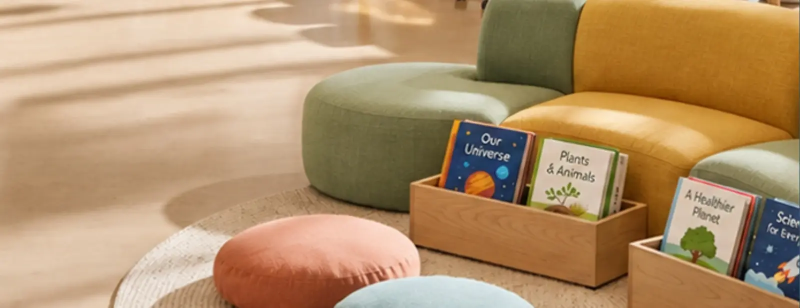
#> input picture m2/img/about.webp, 1600 x 615 px (shown at 1/2 size)
$ python -i flatten_gradients.py   (imports and definitions only)
#> lines starting #> are read from the running program, lines starting #| are printed output that depends on the picture
#> further down, picture is the input picture: PIL image 1600x615 RGB; mean R, G, B 178.3, 146.5, 108.9
# التدرجات اللونية في الحقائب (ملفات PDF وعروض PowerPoint) تصير ألوانًا مسطّحة كما في نظام التصميم الحالي:
# - أنماط التظليل في PDF: الداكنة الشعاعية (خلفيات الأغلفة) ← النيلي #1E1B4B، والخطية الملوّنة (أشرطة الرؤوس) ← البنفسجي #6D28D9،
#   والفاتحة (رؤوس البطاقات) ← #F7F6FB.
# - صور الخلفيات المتدرجة (الغلاف والفواصل والخلفية الفاتحة للعروض، وشرائط البطاقات الفاتحة): لون مسطّح واحد،
#   مع الإبقاء على الخطوط الدقيقة المرسومة فوق التدرج (دوائر الزخرفة)؛ وأمثلة الشرائح التي يشرحها المحتوى لا تُمسّ.
import sys, io, os, re, glob, zlib, base64, zipfile
import numpy as np, pikepdf
from pikepdf import PdfImage
from PIL import Image, ImageFilter

INK, PURPLE, LIGHT = (0x1E, 0x1B, 0x4B), (0x6D, 0x28, 0xD9), (0xF7, 0xF6, 0xFB)
def lum(c): return (0.2126 * c[0] + 0.7152 * c[1] + 0.0722 * c[2]) / 255

# [18 lines left out: functions stops, flat_shading, not called in this run]

def smooth(im):
    g = im.convert('L'); w = 256; h = max(3, round(256 * g.height / g.width))
#> after `g = im.convert('L')`:
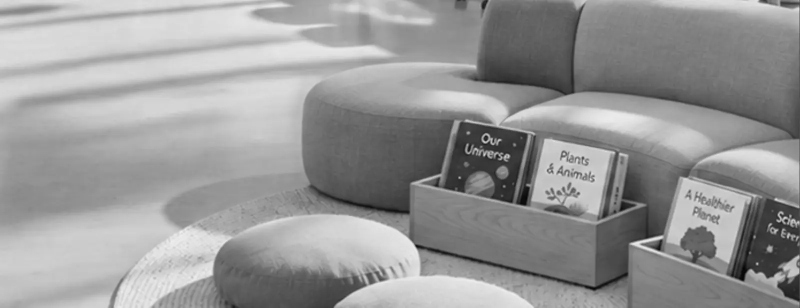
#> g: PIL image 1600x615 L (shown at 1/2 size); min 4, max 240, mean 151.7
#> after `h = max(3, round(256 * g.height / g.width))`: h = 98
    a = np.asarray(g.resize((w, h)), float)
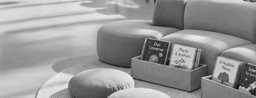
#> a: shape (98, 256) float64; min 4, max 235, mean 151.7
    if a.shape[0] < 3: return 0.0, float(a.std())
    lap = np.abs(a[1:-1, 1:-1] * 4 - a[:-2, 1:-1] - a[2:, 1:-1] - a[1:-1, :-2] - a[1:-1, 2:])
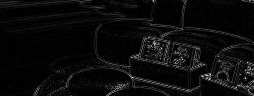
#> lap: shape (96, 254) float64; min 0, max 287, mean 13.5; drawn with min black and max white
    return float(np.percentile(lap, 95)), float(np.asarray(im.convert('L').resize((64, max(1, round(64 * im.height / im.width)))), float).std())

def is_wash(im):
    """صورة خلفية متدرجة: ناعمة بلا تفاصيل، وتتغير درجتها فعلًا."""
    p95, sd = smooth(im); W, H = im.size
#> after `p95, sd = smooth(im)`: p95 = 59; sd = 43.63
#> after `W, H = im.size`: W = 1600; H = 615
    sm_ = im.convert('RGB').resize((64, max(1, round(64 * H / W))))
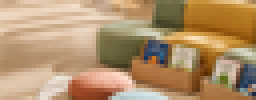
#> sm_: PIL image 64x25 RGB (shown 4 times larger); mean R, G, B 178.3, 146.4, 108.8
    if min(sm_.size) > 4: sm_ = sm_.filter(ImageFilter.GaussianBlur(3))   # التدرج يبقى بعد التنعيم، والنص الصغير يزول
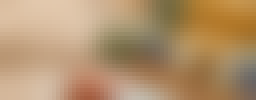
#> sm_: PIL image 64x25 RGB (shown 4 times larger); mean R, G, B 178.4, 146.6, 109.1
    rgb = np.asarray(sm_, float).reshape(-1, 3)
#> rgb = 1600 rows, first 8: [218, 189, 159], [218, 190, 160], [219, 190, 161], [220, 191, 162], [221, 194, 164], [222, 195, 166], [223, 196, 169], [224, 198, 170]
    spread = float(np.ptp(rgb, 0).max())
#> spread = 134
    full = np.asarray(im.convert('RGB').resize((128, max(1, round(128 * H / W)))), int).reshape(-1, 3)
    neutral = (full.max(1) - full.min(1)).max() < 8          # قناع رمادي (ظل أو حواف صورة)، لا خلفية ملوّنة
#> neutral = False
    white = (full.min(1) >= 250).mean() > 0.4                 # صورة بيضاء عليها محتوى (مثال شريحة)
#> white = False
    return p95 <= 6 and spread >= 6 and not neutral and not white and (W >= 300 or H >= 300 or min(W, H) == 1)

# [56 lines left out: functions flatten_image, run_pdf, run_pptx, not called in this run]

# [3 lines not run here, left out]

>>> from PIL import Image
>>> picture = Image.open('img/about.webp')
>>> result = is_wash(picture)
#> result = False

$ run again, on m2/img/al-classroom-1800.webp
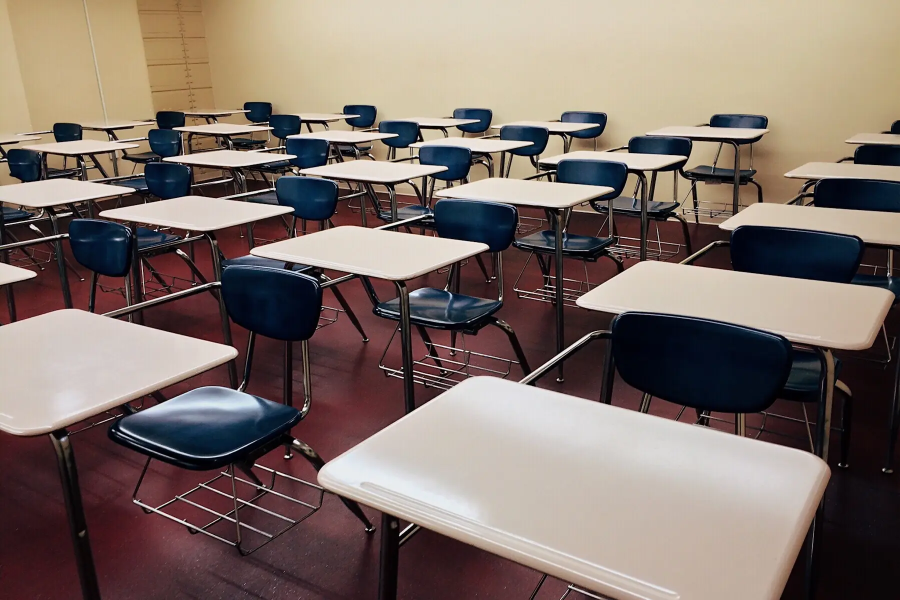
#> input picture m2/img/al-classroom-1800.webp, 1800 x 1200 px (shown at 1/2 size)
#> picture is the input picture: PIL image 1800x1200 RGB; mean R, G, B 128.5, 114, 106.9
#> in smooth, `lap = np.abs(a[1:-1, 1:-1] * 4 - a[:-2, 1:-1] - a[2:, 1:-1] - a[1:-1, ..`:
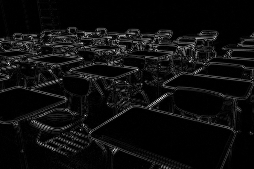
#> lap: shape (169, 254) float64; min 0, max 462, mean 25.8; drawn with min black and max white
#> p95 = 129; sd = 74.01
#> in is_wash, `if min(sm_.size) > 4: sm_ = sm_.filter(ImageFilter.GaussianBlur(3))`:
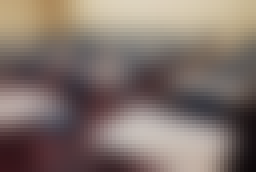
#> sm_: PIL image 64x43 RGB (shown 4 times larger); mean R, G, B 128.4, 113.8, 106.7
#> rgb = 2752 rows, first 8: [194, 168, 126], [193, 167, 126], [193, 167, 125], [192, 166, 123], [191, 165, 122], [190, 163, 119], [188, 160, 117], [185, 157, 113]
#> spread = 207
#> neutral = False

$ run again, on m2/img/al-flying-1600.webp
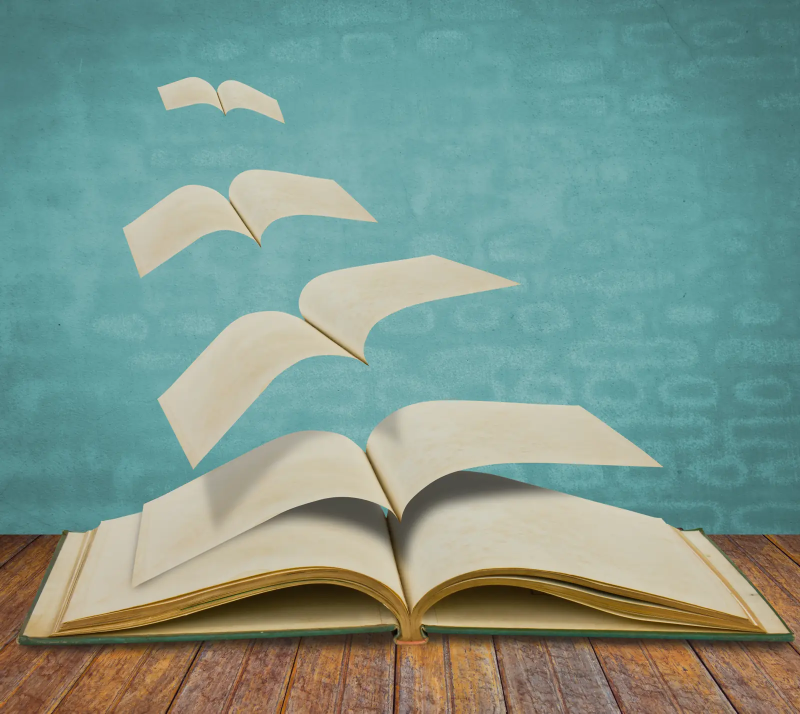
#> input picture m2/img/al-flying-1600.webp, 1600 x 1427 px (shown at 1/2 size)
#> picture is the input picture: PIL image 1600x1427 RGB; mean R, G, B 125, 151.7, 140.7
#> in smooth, `lap = np.abs(a[1:-1, 1:-1] * 4 - a[:-2, 1:-1] - a[2:, 1:-1] - a[1:-1, ..`:
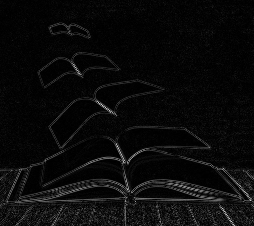
#> lap: shape (226, 254) float64; min 0, max 215, mean 10.4
#> p95 = 47; sd = 32.26
#> in is_wash, `if min(sm_.size) > 4: sm_ = sm_.filter(ImageFilter.GaussianBlur(3))`:
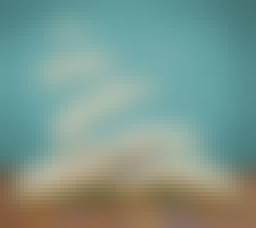
#> sm_: PIL image 64x57 RGB (shown 4 times larger); mean R, G, B 125, 151.6, 140.6
#> spread = 116
#> neutral = False
